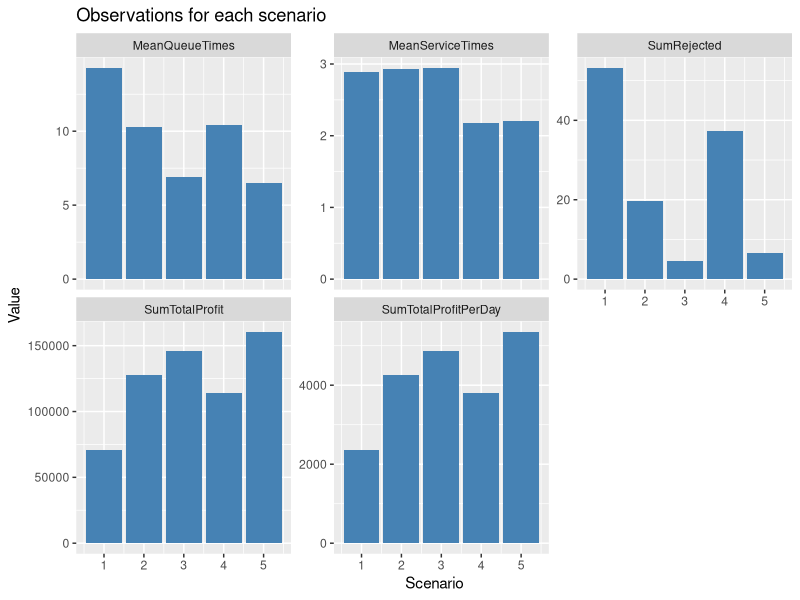

Recreate this plot in R.
### Packages needed to run the file ----
library(tidyverse) # Tidyverse syntax

### Column name vectors ----
# Column names for base 2 burrito trucks
cols_base <- 
  c('Scenario', 'Replication', 'BurritoSold3', 'ServiceTime3', 'ServiceQueueServed3', 'StdService3',
    'PeopleBeenInLine3', 'ServiceQueue3', 'StdQueue3', 'BurritoSold5', 'ServiceTime5',
    'ServiceQueueServed5', 'StdService5', 'PeopleBeenInLine5', 'ServiceQueue5', 'StdQueue5',
    'Reject_b1','Reject_b2', 'Reject_b3', 'Reject_b4', 'Reject_b5', 'WorkersPerTruck')

# Column names for 3 burrito trucks
cols_three <- 
  c('Scenario', 'Replication', 'BurritoSold3', 'ServiceTime3', 'ServiceQueueServed3', 'StdService3',
    'PeopleBeenInLine3', 'ServiceQueue3', 'StdQueue3', 'BurritoSold5', 'ServiceTime5',
    'ServiceQueueServed5', 'StdService5', 'PeopleBeenInLine5', 'ServiceQueue5', 'StdQueue5', 
    'BurritoSold6', 'ServiceTime6', 'ServiceQueueServed6', 'StdService6',
    'PeopleBeenInLine6', 'ServiceQueue6', 'StdQueue6', 'Reject_b1',
    'Reject_b2', 'Reject_b3', 'Reject_b4', 'Reject_b5', 'WorkersPerTruck')


### Data importation ----
# Only two trucks
df_base1 <- read.delim('data/ban403-base-model-1.dat') %>% 
  mutate(WorkersPerTruck = 1) 
df_base2 <- read.delim('data/ban403-base-model-2.dat') %>% 
  mutate(WorkersPerTruck = 2)
df_base3 <- read.delim('data/ban403-base-model-3.dat') %>% 
  mutate(WorkersPerTruck = 3)

# Combined - two trucks
df_base <- rbind(df_base1, df_base2, df_base3)
rm(df_base1, df_base2, df_base3) # Removing unnecessary data frames

# Three truck
df_three1 <- read.delim('data/ban403-expanded-model-1.dat') %>% 
  mutate(WorkersPerTruck = 1)
df_three2 <- read.delim('data/ban403-expanded-model-2.dat') %>% 
  mutate(WorkersPerTruck = 2)

# Combined - three trucks
df_three <- rbind(df_three1, df_three2)
rm(df_three1, df_three2) # Removing unnecessary data frames

### Data Wrangling ----
# Wrangling the df_base 
df_base <- df_base %>% 
  drop_na(Replication) %>% 
  Filter(function(x)!all(is.na(x)), .) %>% 
  filter(!is.na(Replication)) %>% 
  replace(is.na(.), 0) %>% 
  set_names(cols_base)%>% 
  select(-Scenario)

# Wrangling the df_three
df_three <- df_three %>% 
  drop_na(Replication) %>% 
  Filter(function(x)!all(is.na(x)), .) %>% 
  filter(!is.na(Replication)) %>% 
  replace(is.na(.), 0) %>% 
  set_names(cols_three) %>% 
  select(-Scenario)

### Constants ----

# The number of worked minutes during each individual
# buildings brake over the simulated period, which is a period of
# 30 days. Each day they work for two hours. Lastly we convert the
# worked hours into the minutes worked. The minutes worked
# is the same amount of brake each of the given buildings have in
# brake time in this period. 
Ctime <- (30*2*60)


# The fixed cost of placing one Burrito truck
Cmove <- 1000


### Functions used for the script ----
# Function for throughput
throughput <- 
  function(item_processed){
  tp <- (item_processed/Ctime)
  return(tp)
  }

# Service rate (mu) 

mu <- 
  function(service_time){
    m <- 1/service_time
    return(m)
  }

# Function for cycle time
cycle_time <- 
  function(queue_time, service_time){
    ct <- queue_time + service_time
    return(ct)
  }

# Function for total contribution
sum_contribution <- 
  function(served){
    tr <-  served * 60
    return(tr)
  }

# Function for total variable cost
sum_variable_cost <- 
  function(served){
    svc <- served * 40
    return(svc)
  }

# Steady State function
steady_state <- function(lambda, mu){
  rho <-  lambda/mu
  return(rho)
}


# Function taking data frame from wide to long
jaam_long <- function(df){
  df %>% pivot_longer(cols = -WorkersPerTruck) %>%
    separate(name, into = c("variable", "truck"), sep = "(?<=[^0-9])(?=[0-9])") %>%
    pivot_wider(names_from = variable, values_from = value)
}

### Mutating on wanted variables to data frames ----
# df_base mutated on variables
df_base <- df_base %>% 
  mutate(throughput_truck3 = throughput(PeopleBeenInLine3),                               # Throughput
         throughput_truck5 = throughput(PeopleBeenInLine5),
         processing_truck3 = mu(ServiceTime3),                                            # Processing rate for the truck
         processing_truck5 = mu(ServiceTime5),
         steadystate_truck3 = steady_state(throughput_truck3, processing_truck3),         # Steady state
         steadystate_truck5 = steady_state(throughput_truck5, processing_truck5),
         cycletime_truck3 = cycle_time(ServiceQueueServed3, ServiceTime3),                # Cycle time
         cycletime_truck5 = cycle_time(ServiceQueueServed5, ServiceQueue5),
         revenue_truck3 = sum_contribution(BurritoSold3),                                 # Net revenue
         revenue_truck5 = sum_contribution(BurritoSold5),
         variable_cost_truck3 = sum_variable_cost(BurritoSold3),                          # Variable cost
         variable_cost_truck5 = sum_variable_cost(BurritoSold5),
         total_profit_truck3 = (revenue_truck3-Cmove),                                   # Net total revenue 
         total_profit_truck5 = (revenue_truck5-Cmove),
         rejected_truck3 = (df_base$Reject_b2 + df_base$Reject_b3 + df_base$Reject_b5),   # Rejections for each truck
         rejected_truck5 = (df_base$Reject_b1 + df_base$Reject_b4)
         )

# df_three mutated on variables
df_three <- df_three %>% 
  mutate(throughput_truck3 = throughput(PeopleBeenInLine3),                               # Throughput
         throughput_truck5 = throughput(PeopleBeenInLine5),
         throughput_truck6 = throughput(PeopleBeenInLine6),
         processing_truck3 = mu(ServiceTime3),                                            # Processing rate for the truck
         processing_truck5 = mu(ServiceTime5),
         processing_truck6 = mu(ServiceTime6),
         steadystate_truck3 = steady_state(throughput_truck3, processing_truck3),         # Steady state
         steadystate_truck5 = steady_state(throughput_truck5, processing_truck5),
         steadystate_truck6 = steady_state(throughput_truck6, processing_truck6),
         cycletime_truck3 = cycle_time(ServiceQueueServed3, ServiceTime3),                # Cycle time
         cycletime_truck5 = cycle_time(ServiceQueueServed5, ServiceQueue5),
         cycletime_truck6 = cycle_time(ServiceQueueServed5, ServiceQueue6),
         revenue_truck3 = sum_contribution(BurritoSold3),                                 # Net revenue
         revenue_truck5 = sum_contribution(BurritoSold5),
         revenue_truck6 = sum_contribution(BurritoSold6),
         variable_cost_truck3 = sum_variable_cost(BurritoSold3),                          # Variable cost
         variable_cost_truck5 = sum_variable_cost(BurritoSold5),
         variable_cost_truck6 = sum_variable_cost(BurritoSold6),
         total_profit_truck3 = (revenue_truck3-Cmove),                                   # Net total revenue
         total_profit_truck5 = (revenue_truck5-Cmove),
         total_profit_truck6 = (revenue_truck6-Cmove),
         rejected_truck3 = (df_three$Reject_b3 + df_three$Reject_b5),                     # Rejections for each truck
         rejected_truck5 = (df_three$Reject_b1 + df_three$Reject_b4),
         rejected_truck6 = (df_three$Reject_b2)
  )


### Final Output analasys numbers ----
# Finding the mean from the scenario to find simulated number from JaamSim
# Selecting only viable numbers used in the output analysis

# Mean for df_base
df_mean_base <- df_base %>% 
  group_by(WorkersPerTruck) %>% 
  summarise_all(mean) %>% 
  select(WorkersPerTruck, 
         ServiceTime3,
         ServiceTime5,
         ServiceQueue3,
         ServiceQueue5,
         throughput_truck3,
         throughput_truck5,
         steadystate_truck3,
         steadystate_truck5,
         rejected_truck3,
         rejected_truck5,
         cycletime_truck3,
         cycletime_truck5,
         total_profit_truck3,
         total_profit_truck5
         ) %>% 
  jaam_long() %>% 
  mutate(S = 1)

# Modifying the Scenario column to correct variables
df_mean_base$S <- c(1,1,2,2,3,3)

# For df_three
df_mean_three <- df_three %>% 
  group_by(WorkersPerTruck) %>% 
  summarise_all(mean) %>% 
  select(WorkersPerTruck,
         ServiceTime3,
         ServiceTime5,
         ServiceTime6,
         ServiceQueue3,
         ServiceQueue5,
         ServiceQueue6,
         throughput_truck3,
         throughput_truck5,
         throughput_truck6,
         steadystate_truck3,
         steadystate_truck5,
         steadystate_truck6,
         rejected_truck3,
         rejected_truck5,
         rejected_truck6,
         cycletime_truck3,
         cycletime_truck5,
         cycletime_truck6,
         total_profit_truck3,
         total_profit_truck5,
         total_profit_truck6
         ) %>% 
  jaam_long() %>% 
  mutate(S = 4)

# Modifying the Scenario column to correct variables
df_mean_three$S <- c(4,4,4,5,5,5)

# Combining the two data frames int main data frame
# This is the data frame where our data in the output
# analysis is from 
df_main <- rbind(df_mean_base, df_mean_three) 


# Monetary values for each scenario
df_sagg <- df_main %>% 
  group_by(S) %>% 
  summarise(SumTotalProfit = sum(total_profit_truck),
            SumTotalProfitPerDay = sum(total_profit_truck)/30,
            MeanServiceTimes = mean(ServiceTime),
            MeanQueueTimes = mean(ServiceQueue),
            SumRejected = sum(rejected_truck)) %>% 
  # Importing the revenue from the optimization model reformulated to a 30 day average
  # with the fixed costs spread out
  left_join(tibble(
    S = c(1,2,3,4,5),
    OptimizationProfit30days = c((3340+(Cmove*2)-(Cmove*2/30)),
                                 (3340+(Cmove*2)-(Cmove*2/30)),
                                 (3340+(Cmove*2)-(Cmove*2/30)),
                                 (2880+(Cmove*3)-(Cmove*3/30)),
                                 (2880+(Cmove*3)-(Cmove*3/30)))
  ))


df_sagg_long <- gather(df_sagg, key = "variable", value = "value", -S, -OptimizationProfit30days)
p <- ggplot(df_sagg_long, aes(x = S, y = value)) + 
  geom_bar(stat = "identity", fill = "steelblue") +
  facet_wrap(~variable, scales = "free_y") +
  labs(title = "Observations for each scenario", x = "Scenario", y = "Value")
ggsave("output/scenario_aggregated_plot.png", p, dpi = 300)

